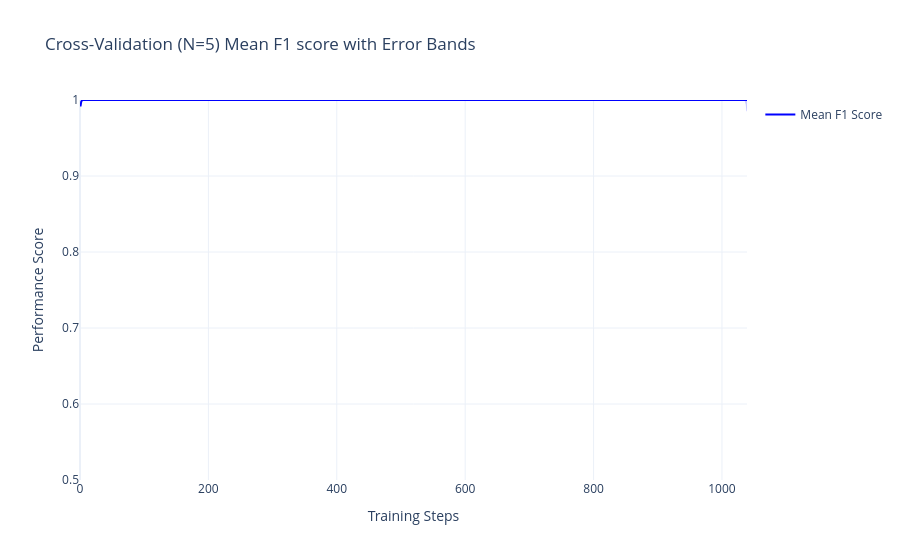

Write notebook code for a chart like this one.
### Markdown cell above
Let's plot test performance during training.

### Code cell
import plotly.graph_objects as go

# Create figure
fig = go.Figure()

# Add mean performance line
fig.add_trace(
    go.Scatter(
        x=cv_results["iterations"], y=cv_results["test-F1-mean"], mode="lines", name="Mean F1 Score", line=dict(color="blue")
    )
)

# Add shaded error region
fig.add_trace(
    go.Scatter(
        x=pd.concat([cv_results["iterations"], cv_results["iterations"][::-1]]),
        y=pd.concat([cv_results["test-F1-mean"]+cv_results["test-F1-std"], 
                     cv_results["test-F1-mean"]-cv_results["test-F1-std"]]),
        fill="toself", 
        fillcolor="rgba(0, 0, 255, 0.2)",
        line=dict(color="rgba(255, 255, 255, 0)"),
        showlegend=False
    )
)

# Customize layout
fig.update_layout(
    title="Cross-Validation (N=5) Mean F1 score with Error Bands",
    xaxis_title="Training Steps",
    yaxis_title="Performance Score",
    template="plotly_white",
    yaxis=dict(range=[0.5, 1])
)

fig.show()

#fig.write_image(outfolder / "test_f1.png")

### Figure 1 — Plotly figure (JSON) as saved in the notebook; plotly's stock layout.template omitted (floating-point values rounded to 4 significant figures; data arrays with more than 128 entries replaced by an {"elided": "..."} marker saying what was removed)
{"data": [{"line": {"color": "blue"}, "mode": "lines", "name": "Mean F1 Score", "type": "scatter", "x": {"elided": "1040 int values"}, "y": {"elided": "1040 float values"}}, {"fill": "toself", "fillcolor": "rgba(0, 0, 255, 0.2)", "line": {"color": "rgba(255, 255, 255, 0)"}, "showlegend": false, "type": "scatter", "x": {"elided": "2080 int values"}, "y": {"elided": "2080 float values"}}], "layout": {"title": {"text": "Cross-Validation (N=5) Mean F1 score with Error Bands"}, "xaxis": {"title": {"text": "Training Steps"}}, "yaxis": {"range": [0.5, 1], "title": {"text": "Performance Score"}}}}
